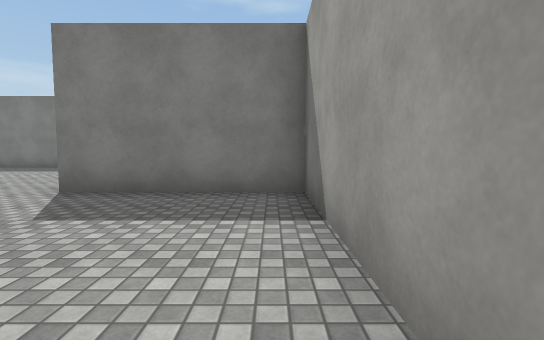
view 1 (above)

17 first-person views from a walk through a scene from a Unity 3-D project. The camera is 1.3 m above the floor, tilts 4° down and sees 85° across. The floor is counted in squares, 2 m on a side. Each view is taken from the middle of a square. On the plan, view 1 faces up. The plan holds only what a view shows up to about 9 squares ahead; the rest is blank. The place goes on beyond the plan. The player character is not drawn. Surface patterns are stand-ins for the level's own textures.

view 2
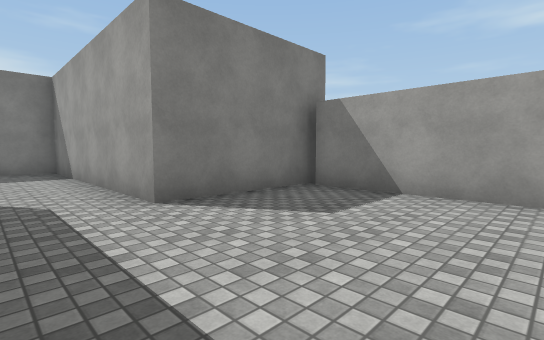

view 3
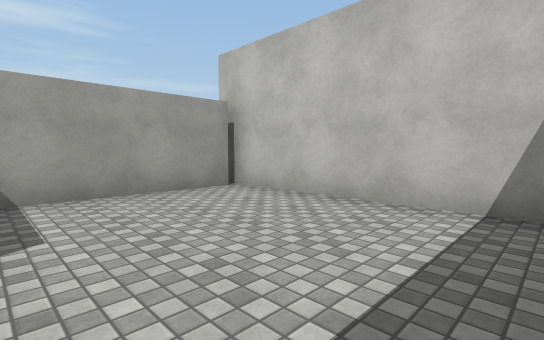

view 4
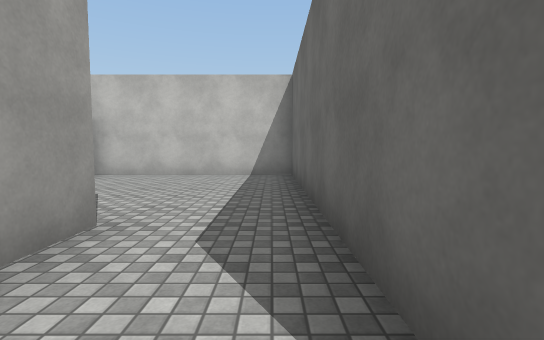

view 5
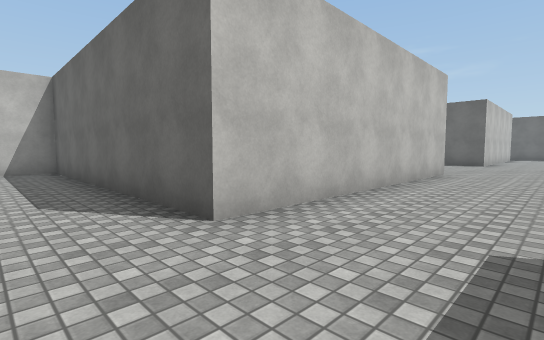

view 6
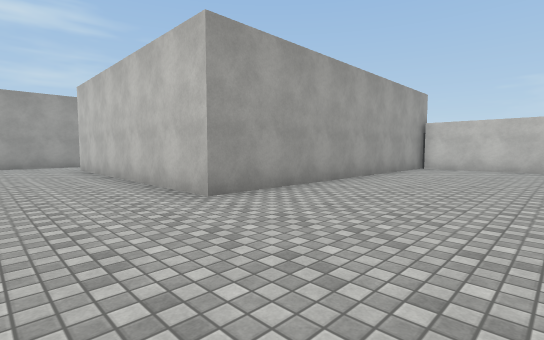

view 7
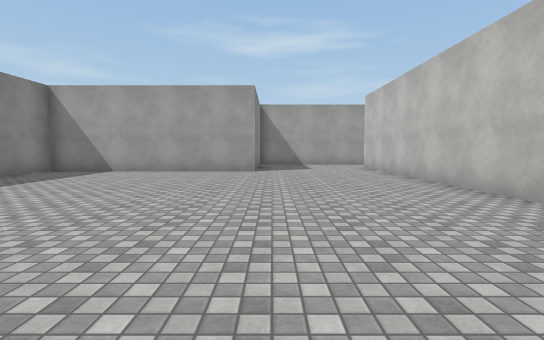

view 8
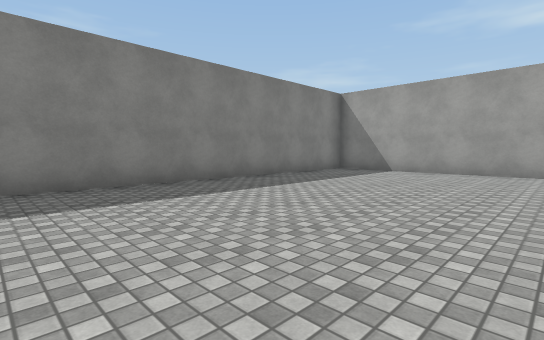

view 9
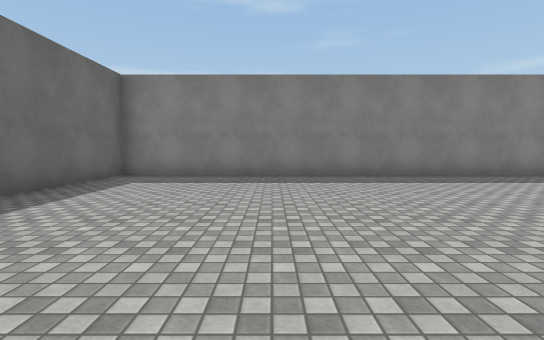

view 10
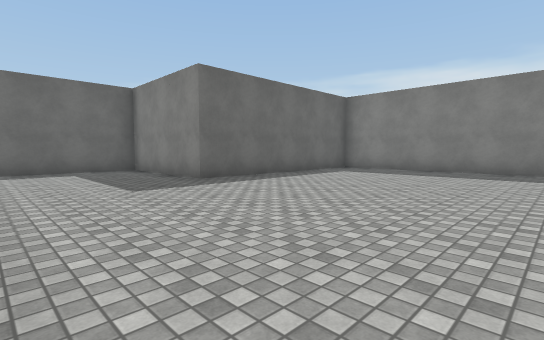

view 11
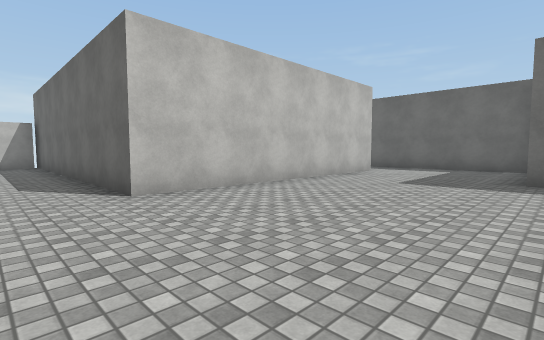

view 12
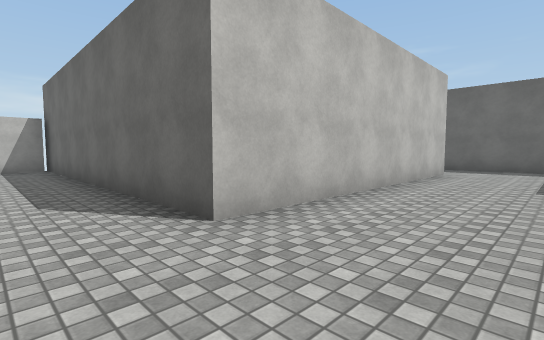

view 13
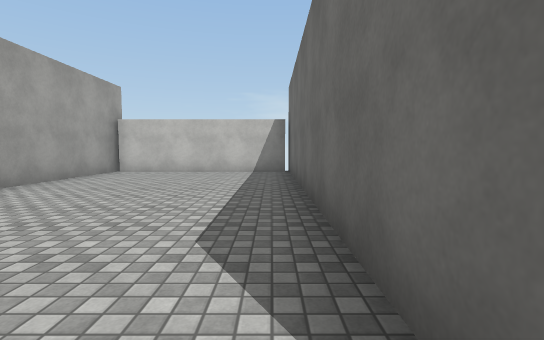

view 14
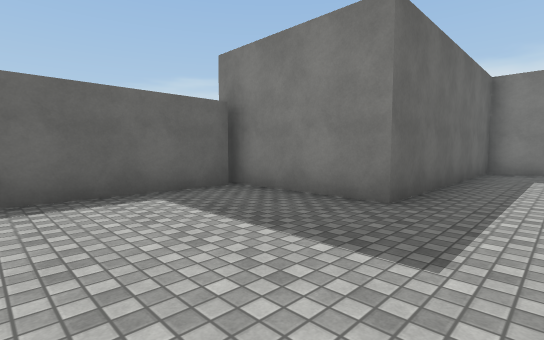

view 15
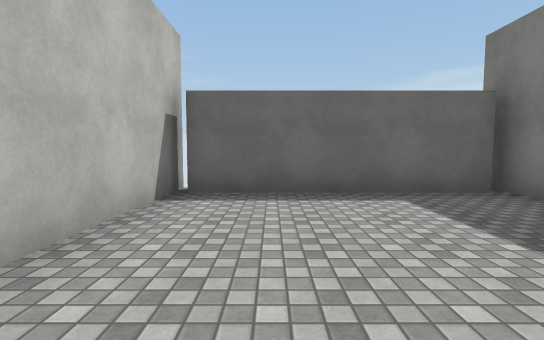

view 16
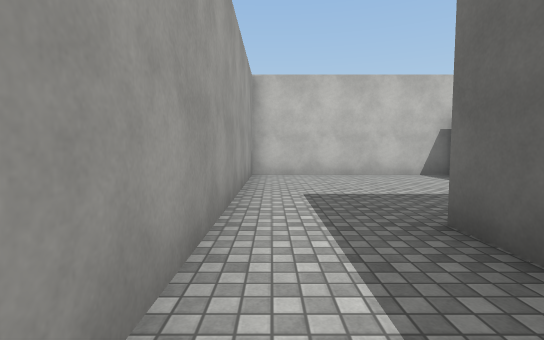

view 17
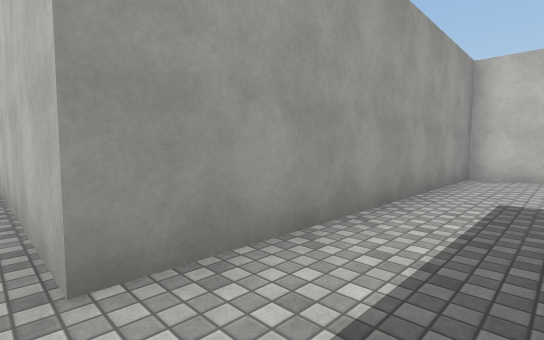

### Floor plan
Points are (right, up) in squares from view 1. A wall is a line through its corners. A room is listed if a view was taken in it or the views show most of it. See-through windows are left out.
Room 1 (views 1, 2, 3)
walls: (3.4, -6.4) (3.4, -1.8); (3.8, -1.5) (0.5, -1.5) (0.5, 0.5); (-1.5, 0.8) (-1.5, -6.5) (3.8, -6.5)
ways out: opening at (-0.5, -0.5) to room 2; gap at (4, -6); gap at (4, -2)
Room 2 (views 4, 5, 6, 7, 8, 9, 10, 11, 12, 13, 16, 17)
walls: (-20.5, 0.8) (-13.5, 0.8) (-13.5, -8); (-13.5, -7.5) (-8.6, -7.5); (-8.5, -7.8) (-8.5, 0.8) (-1.5, 0.8); (0.5, 0.5) (0.5, 4.5) (-3.2, 4.5) (-3.2, 10.5) (-18.7, 10.5) (-18.7, 4.5) (-22.5, 4.5) (-22.5, 0.5)
ways out: opening at (-0.5, -0.5) to room 1; opening at (-21.5, -0.5) to room 3
Room 3 (views 14, 15)
walls: (-25.4, -1.6) (-25.4, -6.2); (-26, -6.5) (-20.5, -6.5) (-20.5, 0.8); (-22.5, 0.5) (-22.5, -1.5) (-25.8, -1.5)
ways out: opening at (-21.5, -0.5) to room 2; gap at (-26, -6); gap at (-26, -2)

Where each view was taken, in squares from view 1:
view 1: 0 up, 0 right, facing up
view 2: 5 down, 1 left, facing up-right
view 3: 3 down, 1 left, facing down-right
view 4: 1 up, 1 left, facing down
view 5: 3 up, 0 right, facing down-left
view 6: 3 up, 12 left, facing down-right
view 7: 4 up, 12 left, facing right
view 8: 5 up, 12 left, facing up-right
view 9: 3 up, 15 left, facing up
view 10: 1 up, 13 left, facing up-left
view 11: 5 up, 12 left, facing down-left
view 12: 3 up, 12 left, facing down-left
view 13: 1 up, 13 left, facing down
view 14: 5 down, 21 left, facing up-left
view 15: 5 down, 21 left, facing left
view 16: 1 up, 21 left, facing down
view 17: 1 up, 22 left, facing down-right
